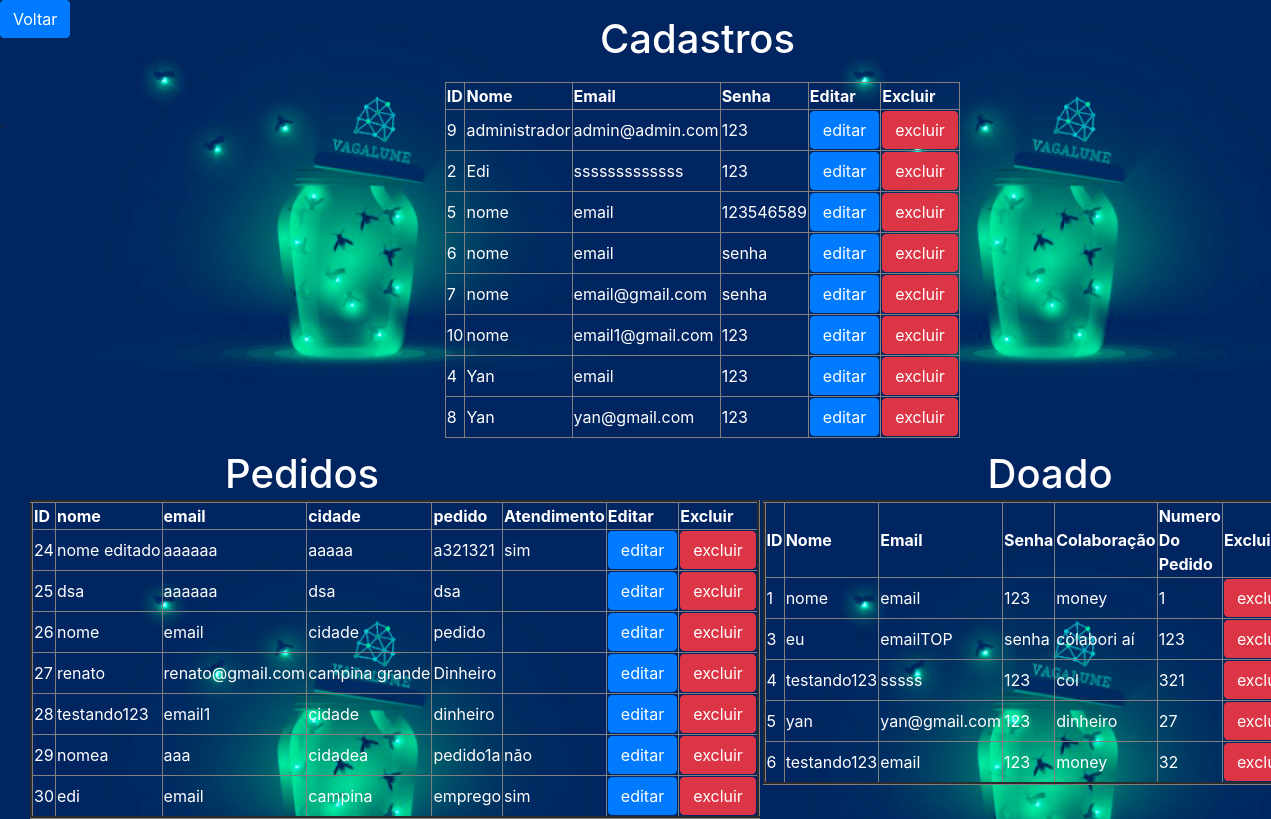
The page /select.php on the database its author committed.
### tables this page shows
CREATE TABLE `cadastro` (
  `id` int(11) NOT NULL,
  `nome` varchar(255) NOT NULL,
  `email` varchar(255) NOT NULL,
  `senha` varchar(15) NOT NULL
);

CREATE TABLE `pedidos` (
  `id` int(11) NOT NULL,
  `nome` varchar(255) NOT NULL,
  `email` varchar(255) NOT NULL,
  `cidade` varchar(255) NOT NULL,
  `pedido` text NOT NULL,
  `senha` varchar(255) NOT NULL,
  `atendido` varchar(3) NOT NULL
);

CREATE TABLE `doado` (
  `id` int(11) NOT NULL,
  `nome` varchar(255) NOT NULL,
  `email` varchar(255) NOT NULL,
  `cidade` varchar(255) NOT NULL,
  `senha` varchar(255) NOT NULL,
  `colaborado` varchar(255) NOT NULL,
  `numeroPedido` int(11) NOT NULL
);

### conexao.php (called while the page is built, shortened)
<?php
 function selectTodosOsCadastros(){
 	$banco = abrirBanco();
 	$sql = "SELECT * FROM cadastro ORDER BY nome";
 	$resultado = $banco->query($sql);
 	while ($row = mysqli_fetch_array($resultado)) {
 		$grupo[] = $row;
 	}
 	return $grupo;
 }
 function selectTodosOsPedidos(){
 	$banco = abrirBanco();
 	$sql = "SELECT * FROM pedidos ";
 	$resultado = $banco->query($sql);
 	while ($row = mysqli_fetch_array($resultado)) {
 		$grupo1[] = $row;
 	}
 	return $grupo1;
 }
 function selectAsDoacoes(){
 	$banco = abrirBanco();
 	$sql = "SELECT * FROM doado ";
 	$resultado = $banco->query($sql);
 	while ($row = mysqli_fetch_array($resultado)) {
 		$grupo3[] = $row;
 	}
 	return $grupo3;
 }
function abrirBanco(){
	$conexao = new mysqli("localhost", "root", "12345", "vagalume");
	return $conexao;
}
?>

### select.php (the view, shortened to what this page needs)
<?php
	include("conexao.php");
		$grupo = selectTodosOsCadastros();
		$grupo1 = selectTodosOsPedidos();
    $grupo3 = selectAsDoacoes();
?>
<!DOCTYPE html>
<html>
<head>
	<link rel="stylesheet" href="https://stackpath.bootstrapcdn.com/bootstrap/4.1.3/css/bootstrap.min.css">
</head>
<body>
  <a class="btn btn-primary" href="loginn/deslogar.php"  type="submit" name="Voltar" value="Voltar">Voltar</a>
  <h1 align="center" style="position: absolute; top: 15px;left: 600px;" ><span style="color: white;font-size: 40px;"> Cadastros</span></h1>
  <table align="center" id="tabelaCadastros" border="1">
    <thead>
      <tr>
        <th>ID</th>
        <th>Nome</th>
        <th>Email</th>
        <th>Senha</th>
        <th>Editar</th>
        <th>Excluir</th>
      </tr>
    </thead>
    <tbody>
      <?php
        foreach ($grupo as $pessoa) { ?>
          <tr>
            <td><?=$pessoa["id"]?></td>
            <td><?=$pessoa["nome"]?></td>
            <td><?=$pessoa["email"]?></td>
            <td><?=$pessoa["senha"]?></td>
            <td>
              <form name="alterar" action="alterar.php" method="POST">
              <input class="btn btn-primary" type="submit" name="Editar" value="editar">
              </form>
            </td>
            <td>
              <form name="excluirCad" action="alterar.php" method="POST">
                <input type="submit" name="Excluir"  value=excluir class="btn btn-danger my-2 my-sm-0" >
              </form>
            </td>
          </tr>
        <?php }
        ?>
    </tbody>
</table>
<br>
<br>
  <table id="tabelaPedidos" border="3">
    <strong><h2>Pedidos</h2></strong>
    <thead>
            <th>ID</th>
            <th>nome</th>
            <th>email</th>
            <th>cidade</th>
            <th>pedido</th>
            <th>Atendimento</th>
            <th>Editar</th>
            <th>Excluir</th>
    </thead>
    <tbody>
      <?php
        foreach ($grupo1 as $test) { ?>
              <tr><td><?=$test["id"]?></td>
            <td><?=$test["nome"]?></td>
            <td><?=$test["email"]?></td>
            <td><?=$test["cidade"]?></td>
            <td><?=$test["pedido"]?></td>
            <td><?=$test["atendido"]?></td>
    <td>
      <form name="alterar" action="alterarPedido.php" method="POST">
              <input class="btn btn-primary"type="submit" name="Editar" value="editar">
      </form>
    </td>
    <td>
      <form name="excluir" action="alterarPedido.php" method="POST">
                <input type="submit" name="Excluir"  value="excluir" class="btn btn-danger my-2 my-sm-0" >
      </form>
    </td>
      </tr>
        <?php }
        ?>
    </tbody>
  </table>
    <div id="tabelaDoado">
    <strong><h3>Doado</h3></strong>
    <table  border="3">
    <thead>
      <tr>
        <th>ID</th>
        <th>Nome</th>
        <th>Email</th>
        <th>Senha</th>
        <th>Colaboração</th>
        <th>Numero Do Pedido</th>
        <th>Excluir</th>
      </tr>
    </thead>
    <tbody>
      <?php
        foreach ($grupo3 as $pessoa3) { ?>
          <tr>
            <td><?=$pessoa3["id"]?></td>
            <td><?=$pessoa3["nome"]?></td>
            <td><?=$pessoa3["email"]?></td>
            <td><?=$pessoa3["senha"]?></td>
            <td><?=$pessoa3["colaborado"]?></td>
            <td><?=$pessoa3["numeroPedido"]?></td>
            <td>
              <form name="excluirDoado" action="alterar.php" method="POST">
                <input type="submit" name="Excluir"  value=excluir class="btn btn-danger my-2 my-sm-0" >
              </form>
            </td>
          </tr>
        <?php }
        ?>
    </tbody>
</table>
</div>
<br>
<br>
</body>
</html>

### select.php (style rules this page uses)
body { background-image: url("imgs/pote.png"); background-size: 700px,550px; }
#tabelaCadastros { position: absolute; color: white; top: 10%; left: 35% }
#tabelaPedidos { position: absolute; top: 500px; left: 30px; color: white; }
#tabelaDoado { position: absolute; top: 500px; left: 60%; color: white; }
h2 { position: absolute; top :450px; left:225px; color: white; font-size: 40px; }
h3 { position: absolute; top :-50px; left:225px; color: white; font-size: 40px; }

### rows shown on the page
cadastro: id "9", nome "administrador", email "admin@admin.com", senha "123"
cadastro: id "2", nome "Edi", email "sssssssssssss", senha "123"
cadastro: id "5", nome "nome", email "email", senha "123546589"
cadastro: id "6", nome "nome", email "email", senha "senha"
cadastro: id "7", nome "nome", email "email@gmail.com", senha "senha"
cadastro: id "10", nome "nome", email "email1@gmail.com", senha "123"
cadastro: id "4", nome "Yan", email "email", senha "123"
cadastro: id "8", nome "Yan", email "yan@gmail.com", senha "123"
pedidos: id "24", nome "nome editado", email "aaaaaa", cidade "aaaaa", pedido "a321321", atendido "sim"
pedidos: id "25", nome "dsa", email "aaaaaa", cidade "dsa", pedido "dsa"
pedidos: id "26", nome "nome", email "email", cidade "cidade", pedido "pedido"
pedidos: id "27", nome "renato", email "renato@gmail.com", cidade "campina grande", pedido "Dinheiro"
pedidos: id "28", nome "testando123", email "email1", cidade "cidade", pedido "dinheiro"
pedidos: id "29", nome "nomea", email "aaa", cidade "cidadea", pedido "pedido1a", atendido "não"
pedidos: id "30", nome "edi", email "email", cidade "campina", pedido "emprego", atendido "sim"
doado: id "1", nome "nome", email "email", senha "123", colaborado "money", numeroPedido "1"
doado: id "3", nome "eu", email "emailTOP", senha "senha", colaborado "cólabori aí", numeroPedido "123"
doado: id "4", nome "testando123", email "sssss", senha "123", colaborado "col", numeroPedido "321"
doado: id "5", nome "yan", email "yan@gmail.com", senha "123", colaborado "dinheiro", numeroPedido "27"
doado: id "6", nome "testando123", email "email", senha "123", colaborado "money", numeroPedido "32"
